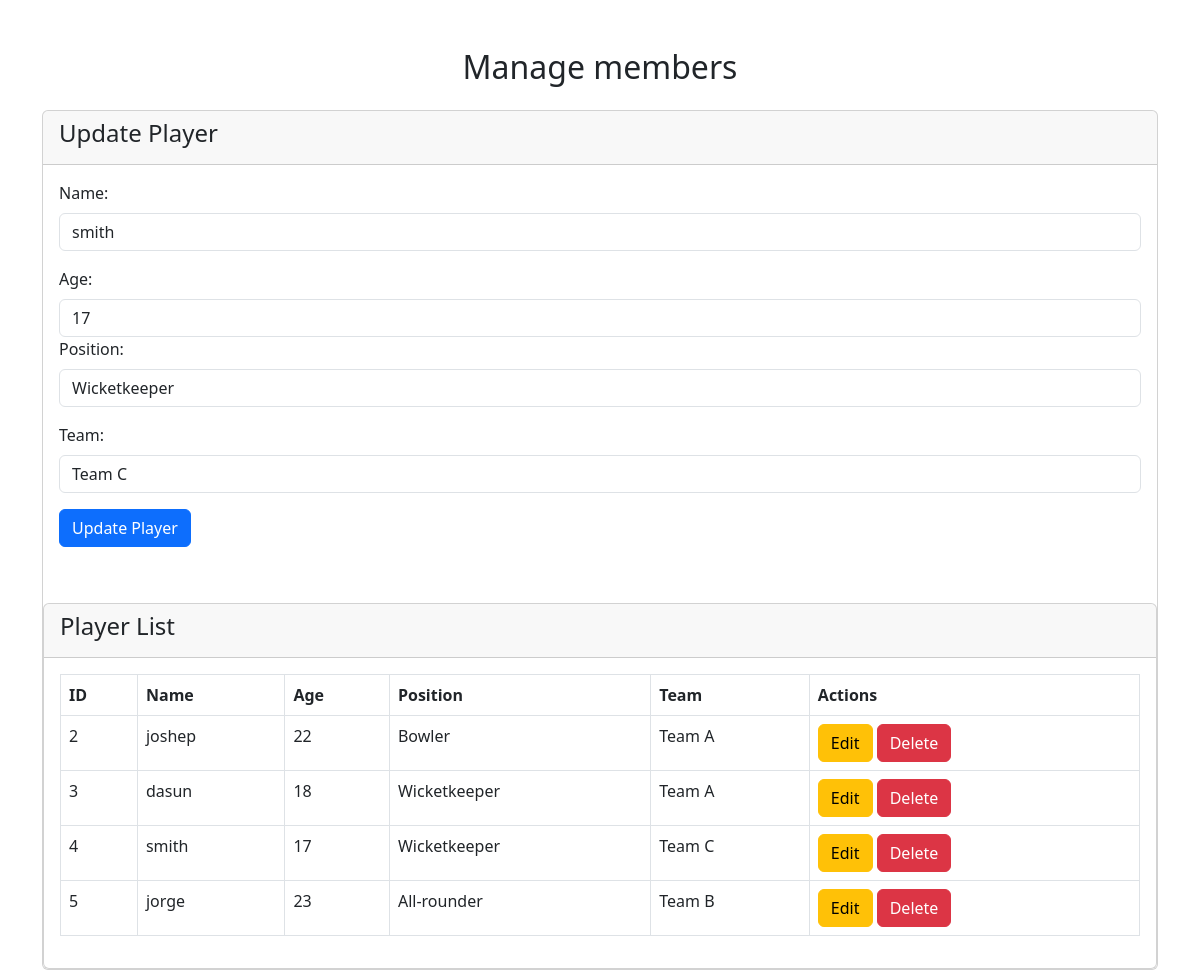
The page /text.php?edit=4 on the database its author committed.
### tables this page shows
CREATE TABLE `players` (
  `id` int(11) NOT NULL,
  `name` varchar(50) NOT NULL,
  `age` int(11) NOT NULL,
  `position` varchar(50) NOT NULL,
  `team` varchar(50) NOT NULL
);

### text.php (the view, shortened to what this page needs)
<?php
$conn = new mysqli("localhost", "root", "", "cricket_club");
$playerToUpdate = null;
if (isset($_GET['edit'])) {
    $id = $_GET['edit'];
    $result = $conn->query("SELECT * FROM players WHERE id=$id");
    $playerToUpdate = $result->fetch_assoc();
}
?>
<!DOCTYPE html>
<html>
<head>
    <link rel="stylesheet" href="https://cdn.jsdelivr.net/npm/bootstrap@5.3.0-alpha1/dist/css/bootstrap.min.css">
</head>
<body>
    <div class="container mt-5">
        <h2 class="text-center"> Manage members</h2>
        <div class="card mt-4">
            <div class="card-header">
                <h4><?php echo $playerToUpdate ? "Update Player" : "Add New Player"; ?></h4>
            </div>
            <div class="card-body">
                <form method="POST" action="">
                    <div class="mb-3">
                        <label for="name" class="form-label">Name:</label>
                        <input type="text" name="name" id="name" class="form-control" required
                               value="<?php echo $playerToUpdate['name'] ?? ''; ?>">
                    </div>
                    <div class="mb-3">
                        <label for="age" class="form-label">Age:</label>
                        <input type="number" name="age" id="age" class="form-control" required
                               value="<?php echo $playerToUpdate['age'] ?? ''; ?>">
                               <div class="mb-3">
                    <label for="position" class="form-label">Position:</label>
                            <select name="position" id="position" class="form-control" required value="<?php echo $playerToUpdate['position'] ?? ''; ?>
                            <option value="">Select Position</option>
                            <option value="Wicketkeeper" <?= (isset($playerToUpdate['position']) && $playerToUpdate['position'] == 'Wicketkeeper') ? 'selected' : ''; ?>>Wicketkeeper</option>
                        </select>
                    </div>
                    <div class="mb-3">
    <label for="team" class="form-label">Team:</label>
    <select name="team" id="team" class="form-control" required="<?php echo $playerToUpdate['team'] ?? ''; ?>
        <option value="">Select Team</option>
        <option value="Team C" <?= (isset($playerToUpdate['team']) && $playerToUpdate['team'] == 'Team C') ? 'selected' : ''; ?>>Team C</option>
    </select>
</div>
                    <button type="submit" name="<?php echo $playerToUpdate ? 'update_player' : 'add_player'; ?>"
                            class="btn btn-<?php echo $playerToUpdate ? 'primary' : 'success'; ?>">
                        <?php echo $playerToUpdate ? 'Update Player' : 'Add Player'; ?>
                    </button>
                </form>
            </div>
        </div>
        <div class="card mt-4">
            <div class="card-header">
                <h4>Player List</h4>
            </div>
            <div class="card-body">
                <table class="table table-bordered">
                    <thead>
                        <tr>
                            <th>ID</th>
                            <th>Name</th>
                            <th>Age</th>
                            <th>Position</th>
                            <th>Team</th>
                            <th>Actions</th>
                        </tr>
                    </thead>
                    <tbody>
                        <?php
                        $result = $conn->query("SELECT * FROM players");
                        if ($result->num_rows > 0) {
                            while ($row = $result->fetch_assoc()) {
                                echo "
                                <tr>
                                    <td>{$row['id']}</td>
                                    <td>{$row['name']}</td>
                                    <td>{$row['age']}</td>
                                    <td>{$row['position']}</td>
                                    <td>{$row['team']}</td>
                                    <td>
                                        <a href='?edit={$row['id']}' class='btn btn-warning'>Edit</a>
                                        <a href='?delete={$row['id']}' class='btn btn-danger' onclick='return confirm(\"Are you sure?\")'>Delete</a>
                                    </td>
                                </tr>";
                            }
                        } else {
                            echo "<tr><td colspan='6' class='text-center'>No players found.</td></tr>";
                        }
                        ?>
                    </tbody>
                </table>
            </div>
        </div>
    </div>
</body>
</html>

### rows shown on the page
players: name "smith", age "17", position "Wicketkeeper", team "Team C", id "4"
players: id "2", name "joshep", age "22", position "Bowler", team "Team A"
players: id "3", name "dasun", age "18", position "Wicketkeeper", team "Team A"
players: id "5", name "jorge", age "23", position "All-rounder", team "Team B"
